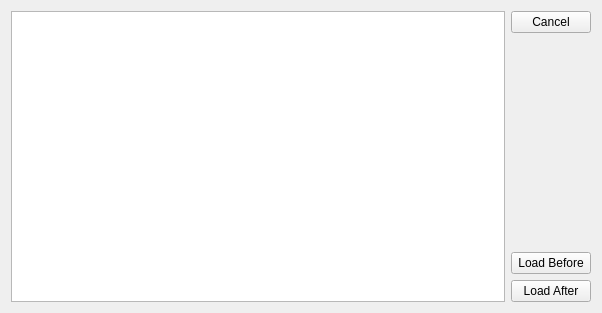
<?xml version="1.0" encoding="UTF-8"?>
<ui version="4.0">
 <class>Form</class>
 <widget class="QWidget" name="Form">
  <property name="geometry">
   <rect>
    <x>0</x>
    <y>0</y>
    <width>602</width>
    <height>313</height>
   </rect>
  </property>
  <property name="windowTitle">
   <string>Form</string>
  </property>
  <layout class="QHBoxLayout" name="horizontalLayout">
   <item>
    <widget class="QListWidget" name="lw_actions"/>
   </item>
   <item>
    <layout class="QVBoxLayout" name="verticalLayout">
     <item>
      <widget class="QPushButton" name="pb_cancel">
       <property name="text">
        <string>Cancel</string>
       </property>
      </widget>
     </item>
     <item>
      <spacer name="verticalSpacer">
       <property name="orientation">
        <enum>Qt::Vertical</enum>
       </property>
       <property name="sizeHint" stdset="0">
        <size>
         <width>20</width>
         <height>40</height>
        </size>
       </property>
      </spacer>
     </item>
     <item>
      <widget class="QPushButton" name="pb_load_before">
       <property name="text">
        <string>Load Before</string>
       </property>
      </widget>
     </item>
     <item>
      <widget class="QPushButton" name="pb_load_after">
       <property name="text">
        <string>Load After</string>
       </property>
      </widget>
     </item>
    </layout>
   </item>
  </layout>
 </widget>
 <resources/>
 <connections/>
</ui>
